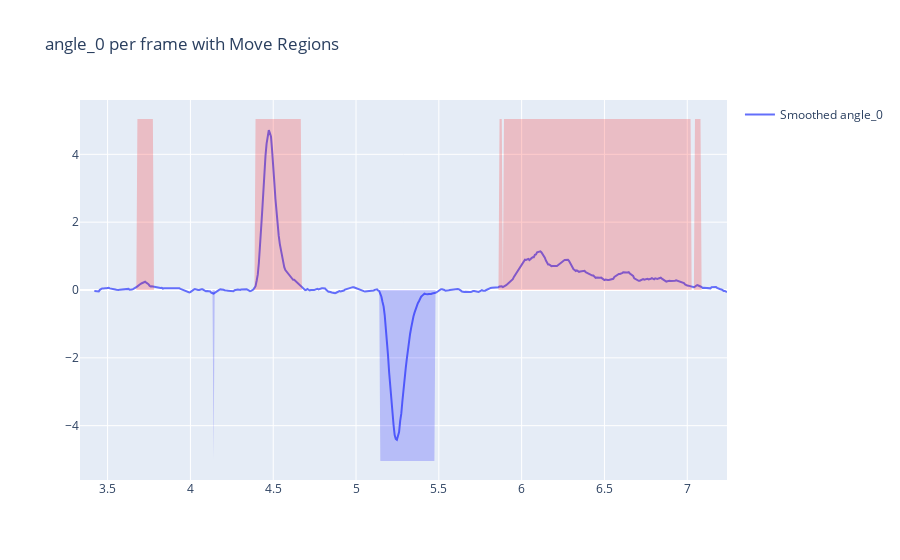

The notebook cell saved with this chart:
### Code cell
import plotly.graph_objects as go
from plotly.subplots import make_subplots

# Assuming df_angle_speed is your DataFrame containing angle and speed data
# Replace 'angle_column' and 'speed_column' with your actual column names
angle_column = "angle_0"  # Change this to the actual angle column name
speed_column = "angle_0"  # Change this to the actual speed column name
threshold = 0.1

# Calculate the 'move' column based on the threshold
df_angle_speed["move"] = np.abs(df_angle_speed[speed_column].rolling(window=5).mean()) > threshold

# Create a Line Graph using Plotly Express
fig = make_subplots(rows=1, cols=1, shared_xaxes=True, shared_yaxes=True)

# Plot smoothed angle data
fig.add_trace(go.Scatter(x=df_angle_speed['time'], y=df_angle_speed[angle_column].rolling(window=5).mean(),
                         mode='lines', name=f'Smoothed {angle_column}'))

# Create masks for positive and negative 'move' regions
positive_move_mask = (df_angle_speed["move"]) & (df_angle_speed[speed_column].rolling(window=5).mean() > 0)
negative_move_mask = (df_angle_speed["move"]) & (df_angle_speed[speed_column].rolling(window=5).mean() < 0)

# Add shaded regions for positive 'move' intervals
fig.add_trace(go.Scatter(x=df_angle_speed['time'], y=df_angle_speed[angle_column].max() * positive_move_mask,
                         fill='toself', fillcolor='rgba(255, 0, 0, 0.2)', line=dict(color='rgba(255, 255, 255, 0)'),
                         name='Positive Move Region', showlegend=False))

# Add shaded regions for negative 'move' intervals
fig.add_trace(go.Scatter(x=df_angle_speed['time'], y=df_angle_speed[angle_column].max() * negative_move_mask * -1,
                         fill='toself', fillcolor='rgba(0, 0, 255, 0.2)', line=dict(color='rgba(255, 255, 255, 0)'),
                         name='Negative Move Region', showlegend=False))

# Update layout
fig.update_layout(title_text=f'{angle_column} per frame with Move Regions')

# Show the plot
fig.show()

### Figure 1 — Plotly figure (JSON) as saved in the notebook; plotly's stock layout.template omitted (floating-point values rounded to 4 significant figures; data arrays with more than 128 entries replaced by an {"elided": "..."} marker saying what was removed)
{"data": [{"mode": "lines", "name": "Smoothed angle_0", "x": {"elided": "587 float values"}, "y": {"elided": "587 float values"}, "type": "scatter"}, {"fill": "toself", "fillcolor": "rgba(255, 0, 0, 0.2)", "line": {"color": "rgba(255, 255, 255, 0)"}, "name": "Positive Move Region", "showlegend": false, "x": {"elided": "587 float values"}, "y": {"elided": "587 float values"}, "type": "scatter"}, {"fill": "toself", "fillcolor": "rgba(0, 0, 255, 0.2)", "line": {"color": "rgba(255, 255, 255, 0)"}, "name": "Negative Move Region", "showlegend": false, "x": {"elided": "587 float values"}, "y": {"elided": "587 float values"}, "type": "scatter"}], "layout": {"xaxis": {"anchor": "y", "domain": [0.0, 1.0]}, "yaxis": {"anchor": "x", "domain": [0.0, 1.0]}, "title": {"text": "angle_0 per frame with Move Regions"}}}
